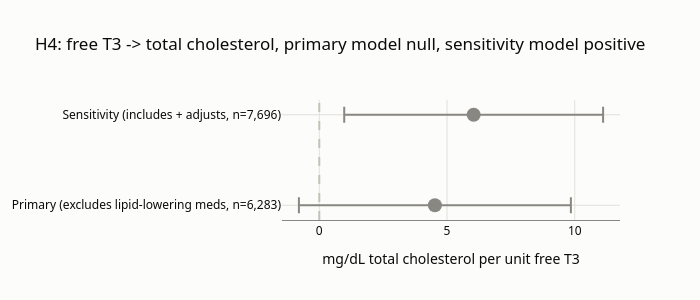

This figure's notebook cell:
### Markdown cell above
## Chart 3: H4 Primary vs. Sensitivity

### Code cell
rows = [
    dict(label='Primary (excludes lipid-lowering meds, n=6,283)', coef=4.525, lo=-0.798, hi=9.848),
    dict(label='Sensitivity (includes + adjusts, n=7,696)', coef=6.042, lo=0.976, hi=11.109),
]

fig3 = go.Figure()
for r in rows:
    fig3.add_trace(go.Scatter(
        x=[r['coef']], y=[r['label']],
        error_x=dict(type='data', symmetric=False, array=[r['hi']-r['coef']], arrayminus=[r['coef']-r['lo']], color=muted, thickness=2, width=8),
        mode='markers', marker=dict(color=muted, size=14),
        showlegend=False,
        hovertemplate=f"coef={r['coef']:.3f}<br>95% CI [{r['lo']:.3f}, {r['hi']:.3f}]<extra></extra>",
    ))

fig3.add_vline(x=0, line_dash='dash', line_color='#c3c2b7')

fig3.update_xaxes(title='mg/dL total cholesterol per unit free T3', gridcolor=grid, zeroline=False, linecolor=muted)
fig3.update_yaxes(gridcolor=grid, zeroline=False, automargin=True)

fig3.update_layout(
    title='H4: free T3 -> total cholesterol, primary model null, sensitivity model positive',
    plot_bgcolor=surface, paper_bgcolor=surface,
    font=dict(color=ink, family='system-ui, -apple-system, "Segoe UI", sans-serif'),
    height=300, width=700,
    margin=dict(l=280),
)

fig3.show()

### Figure 1 — Plotly figure (JSON) as saved in the notebook; plotly's stock layout.template omitted (floating-point values rounded to 4 significant figures)
{"data": [{"error_x": {"array": [5.323], "arrayminus": [5.323], "color": "#898781", "symmetric": false, "thickness": 2, "type": "data", "width": 8}, "hovertemplate": "coef=4.525<br>95% CI [-0.798, 9.848]<extra></extra>", "marker": {"color": "#898781", "size": 14}, "mode": "markers", "showlegend": false, "type": "scatter", "x": [4.525], "y": ["Primary (excludes lipid-lowering meds, n=6,283)"]}, {"error_x": {"array": [5.067], "arrayminus": [5.066], "color": "#898781", "symmetric": false, "thickness": 2, "type": "data", "width": 8}, "hovertemplate": "coef=6.042<br>95% CI [0.976, 11.109]<extra></extra>", "marker": {"color": "#898781", "size": 14}, "mode": "markers", "showlegend": false, "type": "scatter", "x": [6.042], "y": ["Sensitivity (includes + adjusts, n=7,696)"]}], "layout": {"font": {"color": "#0b0b0b", "family": "system-ui, -apple-system, \"Segoe UI\", sans-serif"}, "height": 300, "margin": {"l": 280}, "paper_bgcolor": "#fcfcfb", "plot_bgcolor": "#fcfcfb", "shapes": [{"line": {"color": "#c3c2b7", "dash": "dash"}, "type": "line", "x0": 0, "x1": 0, "xref": "x", "y0": 0, "y1": 1, "yref": "y domain"}], "title": {"text": "H4: free T3 -> total cholesterol, primary model null, sensitivity model positive"}, "width": 700, "xaxis": {"gridcolor": "#e1e0d9", "linecolor": "#898781", "title": {"text": "mg/dL total cholesterol per unit free T3"}, "zeroline": false}, "yaxis": {"automargin": true, "gridcolor": "#e1e0d9", "zeroline": false}}}
